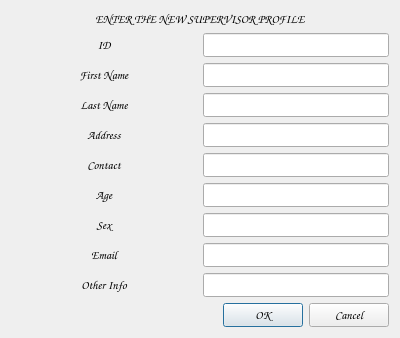
<?xml version="1.0" encoding="UTF-8"?>
<ui version="4.0">
 <class>NewSuper</class>
 <widget class="QDialog" name="NewSuper">
  <property name="geometry">
   <rect>
    <x>0</x>
    <y>0</y>
    <width>400</width>
    <height>334</height>
   </rect>
  </property>
  <property name="windowTitle">
   <string>Dialog</string>
  </property>
  <layout class="QGridLayout" name="gridLayout">
   <item row="0" column="0">
    <widget class="QLabel" name="label">
     <property name="font">
      <font>
       <family>Comic Sans MS</family>
       <weight>75</weight>
       <bold>true</bold>
      </font>
     </property>
     <property name="text">
      <string>ENTER THE NEW SUPERVISOR PROFILE</string>
     </property>
     <property name="alignment">
      <set>Qt::AlignCenter</set>
     </property>
    </widget>
   </item>
   <item row="1" column="0">
    <layout class="QHBoxLayout" name="horizontalLayout_2">
     <item>
      <widget class="QLabel" name="t1">
       <property name="sizePolicy">
        <sizepolicy hsizetype="Expanding" vsizetype="Preferred">
         <horstretch>0</horstretch>
         <verstretch>0</verstretch>
        </sizepolicy>
       </property>
       <property name="font">
        <font>
         <family>Comic Sans MS</family>
         <weight>75</weight>
         <bold>true</bold>
        </font>
       </property>
       <property name="text">
        <string>ID</string>
       </property>
       <property name="alignment">
        <set>Qt::AlignCenter</set>
       </property>
      </widget>
     </item>
     <item>
      <widget class="QLineEdit" name="l1">
       <property name="font">
        <font>
         <family>Comic Sans MS</family>
         <weight>75</weight>
         <bold>true</bold>
        </font>
       </property>
       <property name="alignment">
        <set>Qt::AlignCenter</set>
       </property>
      </widget>
     </item>
    </layout>
   </item>
   <item row="2" column="0">
    <layout class="QHBoxLayout" name="horizontalLayout_3">
     <item>
      <widget class="QLabel" name="t2">
       <property name="sizePolicy">
        <sizepolicy hsizetype="Expanding" vsizetype="Preferred">
         <horstretch>0</horstretch>
         <verstretch>0</verstretch>
        </sizepolicy>
       </property>
       <property name="font">
        <font>
         <family>Comic Sans MS</family>
         <weight>75</weight>
         <bold>true</bold>
        </font>
       </property>
       <property name="text">
        <string>First Name</string>
       </property>
       <property name="alignment">
        <set>Qt::AlignCenter</set>
       </property>
      </widget>
     </item>
     <item>
      <widget class="QLineEdit" name="l2">
       <property name="font">
        <font>
         <family>Comic Sans MS</family>
         <weight>75</weight>
         <bold>true</bold>
        </font>
       </property>
       <property name="alignment">
        <set>Qt::AlignCenter</set>
       </property>
      </widget>
     </item>
    </layout>
   </item>
   <item row="3" column="0">
    <layout class="QHBoxLayout" name="horizontalLayout_4">
     <item>
      <widget class="QLabel" name="t3">
       <property name="sizePolicy">
        <sizepolicy hsizetype="Expanding" vsizetype="Preferred">
         <horstretch>0</horstretch>
         <verstretch>0</verstretch>
        </sizepolicy>
       </property>
       <property name="font">
        <font>
         <family>Comic Sans MS</family>
         <weight>75</weight>
         <bold>true</bold>
        </font>
       </property>
       <property name="text">
        <string>Last Name</string>
       </property>
       <property name="alignment">
        <set>Qt::AlignCenter</set>
       </property>
      </widget>
     </item>
     <item>
      <widget class="QLineEdit" name="l3">
       <property name="font">
        <font>
         <family>Comic Sans MS</family>
         <weight>75</weight>
         <bold>true</bold>
        </font>
       </property>
       <property name="alignment">
        <set>Qt::AlignCenter</set>
       </property>
      </widget>
     </item>
    </layout>
   </item>
   <item row="4" column="0">
    <layout class="QHBoxLayout" name="horizontalLayout">
     <item>
      <widget class="QLabel" name="t4">
       <property name="sizePolicy">
        <sizepolicy hsizetype="Expanding" vsizetype="Preferred">
         <horstretch>0</horstretch>
         <verstretch>0</verstretch>
        </sizepolicy>
       </property>
       <property name="font">
        <font>
         <family>Comic Sans MS</family>
         <weight>75</weight>
         <bold>true</bold>
        </font>
       </property>
       <property name="text">
        <string>Address</string>
       </property>
       <property name="alignment">
        <set>Qt::AlignCenter</set>
       </property>
      </widget>
     </item>
     <item>
      <widget class="QLineEdit" name="l4">
       <property name="font">
        <font>
         <family>Comic Sans MS</family>
         <weight>75</weight>
         <bold>true</bold>
        </font>
       </property>
       <property name="text">
        <string/>
       </property>
       <property name="alignment">
        <set>Qt::AlignCenter</set>
       </property>
      </widget>
     </item>
    </layout>
   </item>
   <item row="5" column="0">
    <layout class="QHBoxLayout" name="horizontalLayout_5">
     <item>
      <widget class="QLabel" name="t5">
       <property name="sizePolicy">
        <sizepolicy hsizetype="Expanding" vsizetype="Preferred">
         <horstretch>0</horstretch>
         <verstretch>0</verstretch>
        </sizepolicy>
       </property>
       <property name="font">
        <font>
         <family>Comic Sans MS</family>
         <weight>75</weight>
         <bold>true</bold>
        </font>
       </property>
       <property name="text">
        <string>Contact</string>
       </property>
       <property name="alignment">
        <set>Qt::AlignCenter</set>
       </property>
      </widget>
     </item>
     <item>
      <widget class="QLineEdit" name="l5">
       <property name="font">
        <font>
         <family>Comic Sans MS</family>
         <weight>75</weight>
         <bold>true</bold>
        </font>
       </property>
       <property name="alignment">
        <set>Qt::AlignCenter</set>
       </property>
      </widget>
     </item>
    </layout>
   </item>
   <item row="6" column="0">
    <layout class="QHBoxLayout" name="horizontalLayout_6">
     <item>
      <widget class="QLabel" name="t6">
       <property name="sizePolicy">
        <sizepolicy hsizetype="Expanding" vsizetype="Preferred">
         <horstretch>0</horstretch>
         <verstretch>0</verstretch>
        </sizepolicy>
       </property>
       <property name="font">
        <font>
         <family>Comic Sans MS</family>
         <weight>75</weight>
         <bold>true</bold>
        </font>
       </property>
       <property name="text">
        <string>Age</string>
       </property>
       <property name="alignment">
        <set>Qt::AlignCenter</set>
       </property>
      </widget>
     </item>
     <item>
      <widget class="QLineEdit" name="l6">
       <property name="font">
        <font>
         <family>Comic Sans MS</family>
         <weight>75</weight>
         <bold>true</bold>
        </font>
       </property>
       <property name="alignment">
        <set>Qt::AlignCenter</set>
       </property>
      </widget>
     </item>
    </layout>
   </item>
   <item row="7" column="0">
    <layout class="QHBoxLayout" name="horizontalLayout_7">
     <item>
      <widget class="QLabel" name="t7">
       <property name="sizePolicy">
        <sizepolicy hsizetype="Expanding" vsizetype="Preferred">
         <horstretch>0</horstretch>
         <verstretch>0</verstretch>
        </sizepolicy>
       </property>
       <property name="font">
        <font>
         <family>Comic Sans MS</family>
         <weight>75</weight>
         <bold>true</bold>
        </font>
       </property>
       <property name="text">
        <string>Sex</string>
       </property>
       <property name="alignment">
        <set>Qt::AlignCenter</set>
       </property>
      </widget>
     </item>
     <item>
      <widget class="QLineEdit" name="l7">
       <property name="font">
        <font>
         <family>Comic Sans MS</family>
         <weight>75</weight>
         <bold>true</bold>
        </font>
       </property>
       <property name="alignment">
        <set>Qt::AlignCenter</set>
       </property>
      </widget>
     </item>
    </layout>
   </item>
   <item row="8" column="0">
    <layout class="QHBoxLayout" name="horizontalLayout_9">
     <item>
      <widget class="QLabel" name="t8">
       <property name="sizePolicy">
        <sizepolicy hsizetype="Expanding" vsizetype="Preferred">
         <horstretch>0</horstretch>
         <verstretch>0</verstretch>
        </sizepolicy>
       </property>
       <property name="font">
        <font>
         <family>Comic Sans MS</family>
         <weight>75</weight>
         <bold>true</bold>
        </font>
       </property>
       <property name="text">
        <string>Email</string>
       </property>
       <property name="alignment">
        <set>Qt::AlignCenter</set>
       </property>
      </widget>
     </item>
     <item>
      <widget class="QLineEdit" name="l8">
       <property name="font">
        <font>
         <family>Comic Sans MS</family>
         <weight>75</weight>
         <bold>true</bold>
        </font>
       </property>
       <property name="alignment">
        <set>Qt::AlignCenter</set>
       </property>
      </widget>
     </item>
    </layout>
   </item>
   <item row="9" column="0">
    <layout class="QHBoxLayout" name="horizontalLayout_8">
     <item>
      <widget class="QLabel" name="t9">
       <property name="sizePolicy">
        <sizepolicy hsizetype="Expanding" vsizetype="Preferred">
         <horstretch>0</horstretch>
         <verstretch>0</verstretch>
        </sizepolicy>
       </property>
       <property name="font">
        <font>
         <family>Comic Sans MS</family>
         <weight>75</weight>
         <bold>true</bold>
        </font>
       </property>
       <property name="text">
        <string>Other Info</string>
       </property>
       <property name="alignment">
        <set>Qt::AlignCenter</set>
       </property>
      </widget>
     </item>
     <item>
      <widget class="QLineEdit" name="l9">
       <property name="font">
        <font>
         <family>Comic Sans MS</family>
         <weight>75</weight>
         <bold>true</bold>
        </font>
       </property>
       <property name="alignment">
        <set>Qt::AlignCenter</set>
       </property>
      </widget>
     </item>
    </layout>
   </item>
   <item row="10" column="0">
    <widget class="QDialogButtonBox" name="buttonBox">
     <property name="font">
      <font>
       <family>Comic Sans MS</family>
       <weight>75</weight>
       <bold>true</bold>
      </font>
     </property>
     <property name="orientation">
      <enum>Qt::Horizontal</enum>
     </property>
     <property name="standardButtons">
      <set>QDialogButtonBox::Cancel|QDialogButtonBox::Ok</set>
     </property>
    </widget>
   </item>
  </layout>
 </widget>
 <tabstops>
  <tabstop>l1</tabstop>
  <tabstop>l2</tabstop>
  <tabstop>l3</tabstop>
  <tabstop>l4</tabstop>
  <tabstop>l5</tabstop>
  <tabstop>l6</tabstop>
  <tabstop>l7</tabstop>
  <tabstop>l8</tabstop>
  <tabstop>l9</tabstop>
 </tabstops>
 <resources/>
 <connections>
  <connection>
   <sender>buttonBox</sender>
   <signal>accepted()</signal>
   <receiver>NewSuper</receiver>
   <slot>accept()</slot>
   <hints>
    <hint type="sourcelabel">
     <x>248</x>
     <y>254</y>
    </hint>
    <hint type="destinationlabel">
     <x>157</x>
     <y>274</y>
    </hint>
   </hints>
  </connection>
  <connection>
   <sender>buttonBox</sender>
   <signal>rejected()</signal>
   <receiver>NewSuper</receiver>
   <slot>reject()</slot>
   <hints>
    <hint type="sourcelabel">
     <x>316</x>
     <y>260</y>
    </hint>
    <hint type="destinationlabel">
     <x>286</x>
     <y>274</y>
    </hint>
   </hints>
  </connection>
 </connections>
</ui>
